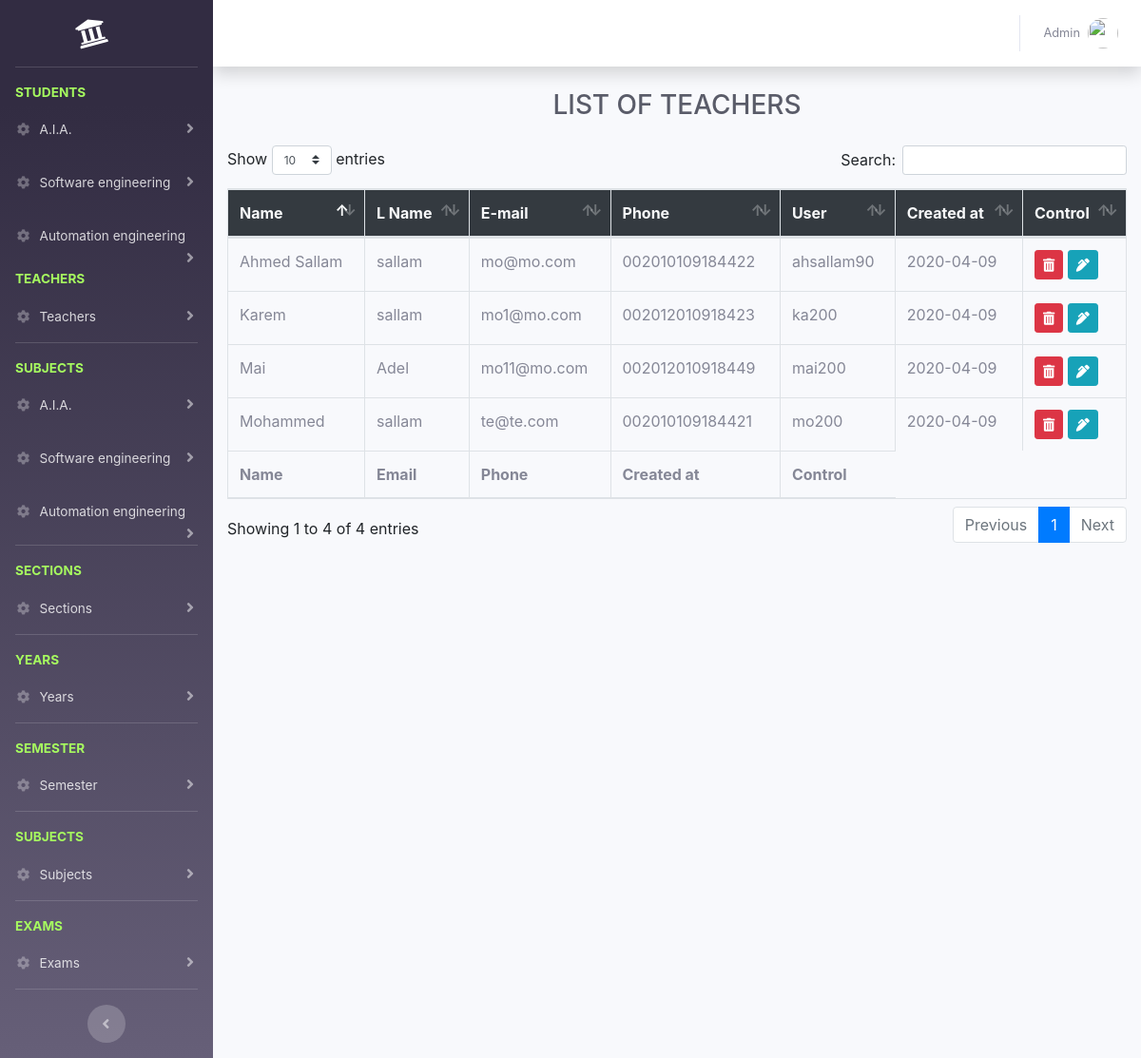
The app's page /admins/all-teacher.php (signed in) with its own data.
### tables this page shows
CREATE TABLE `sections` (
  `id` int(11) NOT NULL,
  `name` varchar(100) NOT NULL,
  `fees` decimal(10,2) NOT NULL
);

CREATE TABLE `teachers` (
  `id` int(11) NOT NULL,
  `name` varchar(200) NOT NULL,
  `last_name` varchar(100) DEFAULT NULL,
  `username` varchar(100) DEFAULT NULL,
  `email` varchar(100) NOT NULL,
  `phone` varchar(15) DEFAULT NULL,
  `password` varchar(100) NOT NULL,
  `created_at` datetime DEFAULT CURRENT_TIMESTAMP
);

### admins/all-teacher.php (the view, shortened to what this page needs)
<?php
require('../connection.php');
include('../layout/header.php');
include('layout/sidebar.php');
include('layout/topnav.php');
$sql = "SELECT * FROM teachers";
$result = mysqli_query($conn, $sql);
$teachers = $result->fetch_all(MYSQLI_ASSOC);
?>
<div class="container-fluid">
    <div class="d-sm-flex align-items-center justify-content-between mb-4">
        <h1 class="m-auto h3 mb-0 text-gray-800 text-uppercase">list of teachers</h1>
    </div>
    <div class="row">
        <div class="col-md-12">
        </div>
        <div class="col-md-12">
            <table class="table table-bordered teachers_table">
                <thead>
                <tr class="bg-dark text-light">
                    <th>Name</th>
                    <th>L Name</th>
                    <th>E-mail</th>
                    <th>Phone</th>
                    <th>User</th>
                    <th>Created at</th>
                    <th>Control</th>
                </tr>
                </thead>
                <tbody>
                    <?php
                    foreach ($teachers as $teacher) { ?>
                        <tr>
                            <td><?= $teacher['name']?></td>
                            <td><?= $teacher['last_name']?></td>
                            <td><?= $teacher['email']?></td>
                            <td><?= $teacher['phone']?></td>
                            <td><?= $teacher['username']?></td>
                            <td><?= date('Y-m-d', strtotime($teacher['created_at'])) ?></td>
                            <td>
                                <a href="#" data-toggle="modal" data-target="#delete_modal" data-href="<?=APP?>/controllers/teachers/delete.php?id=<?=$teacher['id']?>" class="btn btn-danger btn-sm delete_link"><i class="fa fa-trash-alt"></i></a>
                                <a data-toggle="modal" data-target="#edit_modal" href="#" data-href="<?=APP?>/controllers/teachers/get_info.php?id=<?=$teacher['id']?>" class="btn btn-info btn-sm edit_link"><i class="fa fa-pen-alt"></i></a>
                            </td>
                        </tr>
                    <?php } ?>
                </tbody>
                <tfoot>
                <tr>
                    <th>Name</th>
                    <th>Email</th>
                    <th>Phone</th>
                    <th>Created at</th>
                    <th>Control</th>
                </tr>
                </tfoot>
            </table>
        </div>
    </div>
</div>
<?php include('../layout/footer.php');?>

### admins/layout/sidebar.php (shortened to what this page needs)
<?php
$sectionsSql = "SELECT  sections.* FROM sections
                    LEFT JOIN section_years on sections.id=section_years.section_id GROUP BY sections.id";
$result = mysqli_query($conn, $sectionsSql);
$sections = $result->fetch_all(MYSQLI_ASSOC);
?>
<div id="wrapper">
      <ul class="navbar-nav bg-gradient-primary sidebar sidebar-dark accordion" id="accordionSidebar">
        <a class="sidebar-brand d-flex align-items-center justify-content-center" href="../index.php">
          <div class="sidebar-brand-icon rotate-n-15">
            <i class="fas fa-university"></i>
          </div>
        </a>
      <hr class="sidebar-divider">
      <li class="sidebar-heading">
          Students
      </li>
      <?php
      foreach ($sections as $section) { ?>
          <li class="nav-item">
              <a class="nav-link collapsed" href="#" data-toggle="collapse" data-target="#student_<?=$section['id']?>" aria-expanded="true" aria-controls="collapseProfi">
                  <i class="fas fa-fw fa-cog"></i>
                  <span><?=$section['name']?></span>
              </a>
          </li>
      <?php  } ?>
      <div class="sidebar-heading">
          Teachers
      </div>
      <li class="nav-item">
          <a class="nav-link collapsed" href="#" data-toggle="collapse" data-target="#collapseProfi" aria-expanded="true" aria-controls="collapseProfi">
              <i class="fas fa-fw fa-cog"></i>
              <span>Teachers</span>
          </a>
      </li>
      <hr class="sidebar-divider">
      <li class="sidebar-heading">
          Subjects
      </li>
      <?php
      foreach ($sections as $section) { ?>
          <li class="nav-item">
              <a class="nav-link collapsed" href="#" data-toggle="collapse" data-target="#subject_<?=$section['id']?>" aria-expanded="true" aria-controls="collapseProfi">
                  <i class="fas fa-fw fa-cog"></i>
                  <span><?=$section['name']?></span>
              </a>
          </li>
      <?php  } ?>
      <hr class="sidebar-divider">
      <div class="sidebar-heading">
          Sections
      </div>
      <li class="nav-item">
          <a class="nav-link collapsed" href="#" data-toggle="collapse" data-target="#section" aria-expanded="true" aria-controls="collapseProfi">
              <i class="fas fa-fw fa-cog"></i>
              <span>Sections</span>
          </a>
      </li>
      <hr class="sidebar-divider">
      <div class="sidebar-heading">
          years
      </div>
      <li class="nav-item">
          <a class="nav-link collapsed" href="#" data-toggle="collapse" data-target="#year" aria-expanded="true" aria-controls="collapseProfi">
              <i class="fas fa-fw fa-cog"></i>
              <span>Years</span>
          </a>
      </li>
      <hr class="sidebar-divider">
      <div class="sidebar-heading">
          Semester
      </div>
      <li class="nav-item">
          <a class="nav-link collapsed" href="#" data-toggle="collapse" data-target="#semester" aria-expanded="true" aria-controls="collapseProfi">
              <i class="fas fa-fw fa-cog"></i>
              <span>Semester</span>
          </a>
      </li>
      <hr class="sidebar-divider">
      <div class="sidebar-heading">
          Subjects
      </div>
      <li class="nav-item">
          <a class="nav-link collapsed" href="#" data-toggle="collapse" data-target="#subject" aria-expanded="true" aria-controls="collapseProfi">
              <i class="fas fa-fw fa-cog"></i>
              <span>Subjects</span>
          </a>
      </li>
      <hr class="sidebar-divider">
      <div class="sidebar-heading">
          Exams
      </div>
      <li class="nav-item">
          <a class="nav-link collapsed" href="#" data-toggle="collapse" data-target="#exam" aria-expanded="true" aria-controls="collapseProfi">
              <i class="fas fa-fw fa-cog"></i>
              <span>Exams</span>
          </a>
      </li>
        <hr class="sidebar-divider d-none d-md-block">
        <div class="text-center d-none d-md-inline">
          <button class="rounded-circle border-0" id="sidebarToggle"></button>
        </div>
      </ul>
      <div id="content-wrapper" class="d-flex flex-column">
        <div id="content">

### records on screen
sections: name "A.I.A."
sections: name "Software engineering"
sections: name "Automation engineering"
teachers: name "Mohammed", last_name "sallam", email "te@te.com", phone "002010109184421", username "mo200", created_at "2020-04-09"
teachers: name "Ahmed Sallam", last_name "sallam", email "mo@mo.com", phone "002010109184422", username "ahsallam90", created_at "2020-04-09"
teachers: name "Mai", last_name "Adel", email "mo11@mo.com", phone "002012010918449", username "mai200", created_at "2020-04-09"
teachers: name "Karem", last_name "sallam", email "mo1@mo.com", phone "002012010918423", username "ka200", created_at "2020-04-09"

### other values on screen
$_SESSION['name'] "Admin"
